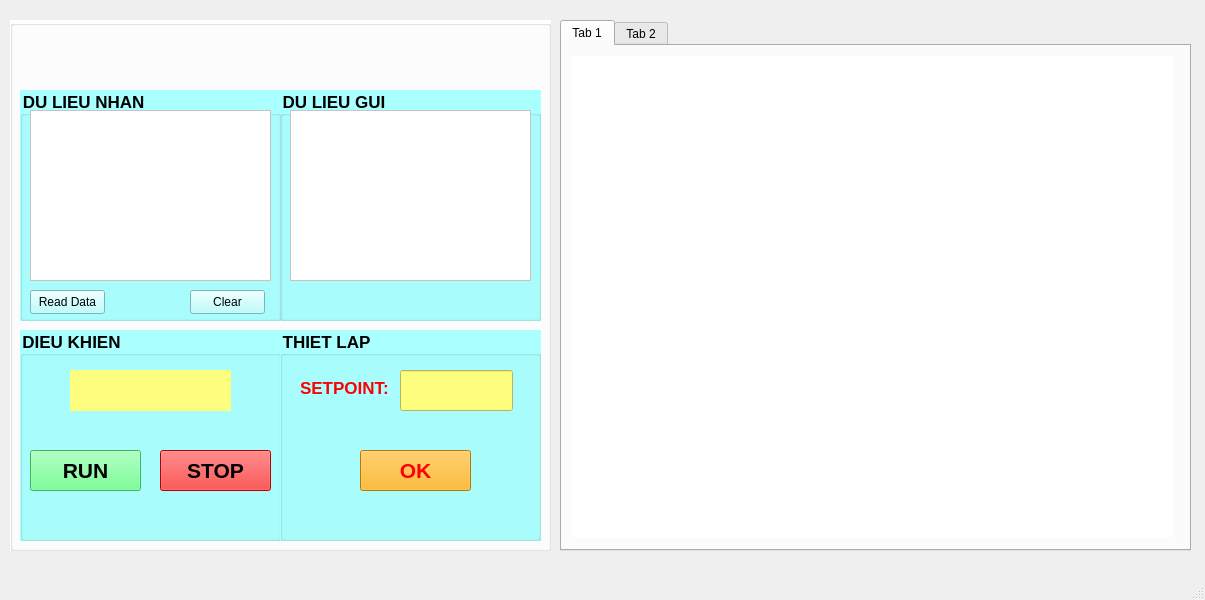
<?xml version="1.0" encoding="UTF-8"?>
<ui version="4.0">
 <class>MainWindow</class>
 <widget class="QMainWindow" name="MainWindow">
  <property name="geometry">
   <rect>
    <x>0</x>
    <y>0</y>
    <width>1205</width>
    <height>600</height>
   </rect>
  </property>
  <property name="windowTitle">
   <string>MainWindow</string>
  </property>
  <widget class="QWidget" name="centralwidget">
   <widget class="QGroupBox" name="groupBox">
    <property name="geometry">
     <rect>
      <x>10</x>
      <y>20</y>
      <width>541</width>
      <height>531</height>
     </rect>
    </property>
    <property name="font">
     <font>
      <pointsize>13</pointsize>
      <italic>false</italic>
      <bold>true</bold>
      <strikeout>false</strikeout>
      <kerning>true</kerning>
     </font>
    </property>
    <property name="layoutDirection">
     <enum>Qt::LayoutDirection::LeftToRight</enum>
    </property>
    <property name="autoFillBackground">
     <bool>false</bool>
    </property>
    <property name="styleSheet">
     <string notr="true">background-color: rgb(255, 255, 255);</string>
    </property>
    <property name="title">
     <string/>
    </property>
    <property name="flat">
     <bool>false</bool>
    </property>
    <property name="checkable">
     <bool>false</bool>
    </property>
    <widget class="QGroupBox" name="groupBox_2">
     <property name="geometry">
      <rect>
       <x>10</x>
       <y>310</y>
       <width>261</width>
       <height>211</height>
      </rect>
     </property>
     <property name="font">
      <font>
       <pointsize>13</pointsize>
       <bold>true</bold>
      </font>
     </property>
     <property name="styleSheet">
      <string notr="true">background-color: rgb(255, 255, 255);
background-color: rgb(170, 255, 255);</string>
     </property>
     <property name="title">
      <string>DIEU KHIEN</string>
     </property>
     <widget class="QPushButton" name="pushButton_RUN">
      <property name="geometry">
       <rect>
        <x>10</x>
        <y>120</y>
        <width>111</width>
        <height>41</height>
       </rect>
      </property>
      <property name="font">
       <font>
        <pointsize>16</pointsize>
        <bold>true</bold>
       </font>
      </property>
      <property name="styleSheet">
       <string notr="true">color: rgb(0, 0, 0);
background-color: rgb(85, 255, 127);</string>
      </property>
      <property name="text">
       <string>RUN</string>
      </property>
     </widget>
     <widget class="QLabel" name="label_DK">
      <property name="geometry">
       <rect>
        <x>50</x>
        <y>40</y>
        <width>161</width>
        <height>41</height>
       </rect>
      </property>
      <property name="font">
       <font>
        <pointsize>16</pointsize>
        <bold>true</bold>
       </font>
      </property>
      <property name="styleSheet">
       <string notr="true">color: rgb(0, 0, 0);
background-color: rgb(255, 255, 127);</string>
      </property>
      <property name="text">
       <string/>
      </property>
     </widget>
     <widget class="QPushButton" name="pushButton_STOP">
      <property name="geometry">
       <rect>
        <x>140</x>
        <y>120</y>
        <width>111</width>
        <height>41</height>
       </rect>
      </property>
      <property name="font">
       <font>
        <pointsize>16</pointsize>
        <bold>true</bold>
       </font>
      </property>
      <property name="styleSheet">
       <string notr="true">background-color: rgb(255, 0, 0);
color: rgb(0, 0, 0);</string>
      </property>
      <property name="text">
       <string>STOP</string>
      </property>
     </widget>
    </widget>
    <widget class="QGroupBox" name="groupBox_3">
     <property name="geometry">
      <rect>
       <x>270</x>
       <y>310</y>
       <width>261</width>
       <height>211</height>
      </rect>
     </property>
     <property name="font">
      <font>
       <pointsize>13</pointsize>
       <bold>true</bold>
      </font>
     </property>
     <property name="tabletTracking">
      <bool>false</bool>
     </property>
     <property name="styleSheet">
      <string notr="true">background-color: rgb(255, 255, 255);
background-color: rgb(170, 255, 255);</string>
     </property>
     <property name="title">
      <string>THIET LAP</string>
     </property>
     <widget class="QLabel" name="label_3">
      <property name="geometry">
       <rect>
        <x>20</x>
        <y>50</y>
        <width>91</width>
        <height>16</height>
       </rect>
      </property>
      <property name="font">
       <font>
        <pointsize>13</pointsize>
        <bold>true</bold>
       </font>
      </property>
      <property name="styleSheet">
       <string notr="true">color: rgb(255, 0, 0);</string>
      </property>
      <property name="text">
       <string>SETPOINT:</string>
      </property>
     </widget>
     <widget class="QPushButton" name="pushButton_STOP_2">
      <property name="geometry">
       <rect>
        <x>80</x>
        <y>120</y>
        <width>111</width>
        <height>41</height>
       </rect>
      </property>
      <property name="font">
       <font>
        <pointsize>16</pointsize>
        <bold>true</bold>
       </font>
      </property>
      <property name="styleSheet">
       <string notr="true">border-color: rgb(255, 0, 0);
selection-background-color: rgb(255, 255, 255);
border-top-color: rgb(255, 85, 127);
alternate-background-color: rgb(85, 85, 0);
background-color: rgb(255, 170, 0);
color: rgb(255, 0, 0);
gridline-color: rgb(255, 0, 0);
selection-color: rgb(255, 0, 0);</string>
      </property>
      <property name="text">
       <string>OK</string>
      </property>
     </widget>
     <widget class="QLineEdit" name="lineEdit">
      <property name="geometry">
       <rect>
        <x>120</x>
        <y>40</y>
        <width>113</width>
        <height>41</height>
       </rect>
      </property>
      <property name="font">
       <font>
        <pointsize>16</pointsize>
        <bold>true</bold>
       </font>
      </property>
      <property name="styleSheet">
       <string notr="true">background-color: rgb(255, 255, 127);</string>
      </property>
     </widget>
    </widget>
    <widget class="QGroupBox" name="groupBox_6">
     <property name="geometry">
      <rect>
       <x>270</x>
       <y>70</y>
       <width>261</width>
       <height>231</height>
      </rect>
     </property>
     <property name="font">
      <font>
       <pointsize>13</pointsize>
       <bold>true</bold>
      </font>
     </property>
     <property name="styleSheet">
      <string notr="true">background-color: rgb(255, 255, 255);
background-color: rgb(170, 255, 255);</string>
     </property>
     <property name="title">
      <string>DU LIEU GUI</string>
     </property>
     <widget class="QTextBrowser" name="textBrowser_2">
      <property name="geometry">
       <rect>
        <x>10</x>
        <y>20</y>
        <width>241</width>
        <height>171</height>
       </rect>
      </property>
      <property name="styleSheet">
       <string notr="true">background-color: rgb(255, 255, 255);</string>
      </property>
     </widget>
    </widget>
    <widget class="QGroupBox" name="groupBox_5">
     <property name="geometry">
      <rect>
       <x>10</x>
       <y>70</y>
       <width>261</width>
       <height>231</height>
      </rect>
     </property>
     <property name="font">
      <font>
       <pointsize>13</pointsize>
       <bold>true</bold>
      </font>
     </property>
     <property name="styleSheet">
      <string notr="true">background-color: rgb(255, 255, 255);
background-color: rgb(170, 255, 255);</string>
     </property>
     <property name="title">
      <string>DU LIEU NHAN </string>
     </property>
     <widget class="QTextBrowser" name="textBrowser">
      <property name="geometry">
       <rect>
        <x>10</x>
        <y>20</y>
        <width>241</width>
        <height>171</height>
       </rect>
      </property>
      <property name="styleSheet">
       <string notr="true">background-color: rgb(255, 255, 255);</string>
      </property>
      <property name="html">
       <string>&lt;!DOCTYPE HTML PUBLIC &quot;-//W3C//DTD HTML 4.0//EN&quot; &quot;http://www.w3.org/TR/REC-html40/strict.dtd&quot;&gt;
&lt;html&gt;&lt;head&gt;&lt;meta name=&quot;qrichtext&quot; content=&quot;1&quot; /&gt;&lt;meta charset=&quot;utf-8&quot; /&gt;&lt;style type=&quot;text/css&quot;&gt;
p, li { white-space: pre-wrap; }
hr { height: 1px; border-width: 0; }
li.unchecked::marker { content: &quot;\2610&quot;; }
li.checked::marker { content: &quot;\2612&quot;; }
&lt;/style&gt;&lt;/head&gt;&lt;body style=&quot; font-family:'Segoe UI'; font-size:9pt; font-weight:400; font-style:normal;&quot;&gt;
&lt;p style=&quot;-qt-paragraph-type:empty; margin-top:0px; margin-bottom:0px; margin-left:0px; margin-right:0px; -qt-block-indent:0; text-indent:0px;&quot;&gt;&lt;br /&gt;&lt;/p&gt;&lt;/body&gt;&lt;/html&gt;</string>
      </property>
     </widget>
     <widget class="QPushButton" name="pushButton_readData">
      <property name="geometry">
       <rect>
        <x>10</x>
        <y>200</y>
        <width>75</width>
        <height>24</height>
       </rect>
      </property>
      <property name="text">
       <string>Read Data</string>
      </property>
     </widget>
     <widget class="QPushButton" name="pushButton_clear">
      <property name="geometry">
       <rect>
        <x>170</x>
        <y>200</y>
        <width>75</width>
        <height>24</height>
       </rect>
      </property>
      <property name="text">
       <string>Clear</string>
      </property>
     </widget>
    </widget>
   </widget>
   <widget class="QTabWidget" name="tabWidget">
    <property name="geometry">
     <rect>
      <x>560</x>
      <y>20</y>
      <width>631</width>
      <height>531</height>
     </rect>
    </property>
    <property name="currentIndex">
     <number>0</number>
    </property>
    <widget class="QWidget" name="tab">
     <attribute name="title">
      <string>Tab 1</string>
     </attribute>
     <widget class="QWidget" name="customPlotWidget" native="true">
      <property name="geometry">
       <rect>
        <x>10</x>
        <y>10</y>
        <width>601</width>
        <height>481</height>
       </rect>
      </property>
      <property name="styleSheet">
       <string notr="true">background-color: rgb(255, 255, 255);</string>
      </property>
     </widget>
    </widget>
    <widget class="QWidget" name="tab_2">
     <attribute name="title">
      <string>Tab 2</string>
     </attribute>
    </widget>
   </widget>
  </widget>
  <widget class="QMenuBar" name="menubar">
   <property name="geometry">
    <rect>
     <x>0</x>
     <y>0</y>
     <width>1205</width>
     <height>22</height>
    </rect>
   </property>
  </widget>
  <widget class="QStatusBar" name="statusbar"/>
 </widget>
 <resources/>
 <connections/>
</ui>
